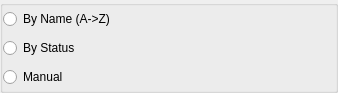
<?xml version="1.0" encoding="UTF-8"?>
<ui version="4.0">
 <class>RosterContactOrderOptionsClass</class>
 <widget class="QWidget" name="RosterContactOrderOptionsClass">
  <property name="geometry">
   <rect>
    <x>0</x>
    <y>0</y>
    <width>338</width>
    <height>93</height>
   </rect>
  </property>
  <layout class="QVBoxLayout" name="verticalLayout">
   <property name="margin">
    <number>0</number>
   </property>
   <item>
    <widget class="QGroupBox" name="groupBox">
     <property name="title">
      <string/>
     </property>
     <property name="flat">
      <bool>true</bool>
     </property>
     <layout class="QGridLayout" name="gridLayout">
      <property name="margin">
       <number>0</number>
      </property>
      <item row="0" column="0">
       <widget class="QRadioButton" name="rbtOrderByName">
        <property name="text">
         <string>By Name (A-&gt;Z)</string>
        </property>
       </widget>
      </item>
      <item row="1" column="0">
       <widget class="QRadioButton" name="rbtOrderByStatus">
        <property name="text">
         <string>By Status</string>
        </property>
       </widget>
      </item>
      <item row="2" column="0">
       <widget class="QRadioButton" name="rbtOrderManualy">
        <property name="text">
         <string>Manual</string>
        </property>
       </widget>
      </item>
     </layout>
    </widget>
   </item>
  </layout>
 </widget>
 <layoutdefault spacing="6" margin="11"/>
 <resources/>
 <connections/>
</ui>
